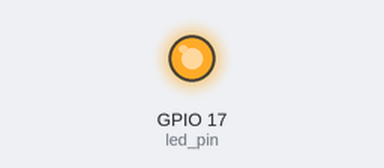
The program below on a simulated Raspberry Pi (BCM pin numbers). Parts: output pins drawn as LEDs (lit = HIGH).

Above: at 0.05 s.
Timing chart, 0 to 3.0 s (numbered marks = the images above):
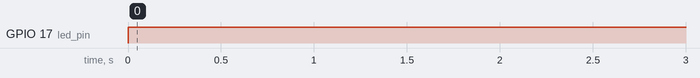

The program:

_06_gpio_output_7.py
```python
import RPi.GPIO as GPIO
import time

led_pin = 17

GPIO.setmode(GPIO.BCM)

GPIO.setup(led_pin, GPIO.OUT)

try:
    while True:
        GPIO.output(led_pin, True)
        time.sleep(0.009)
        GPIO.output(led_pin, False)
        time.sleep(0.001)
except KeyboardInterrupt:
    pass

GPIO.cleanup()
```

Measured:
- by itself, GPIO 17 (led_pin): LOW → HIGH at 0.00 s
